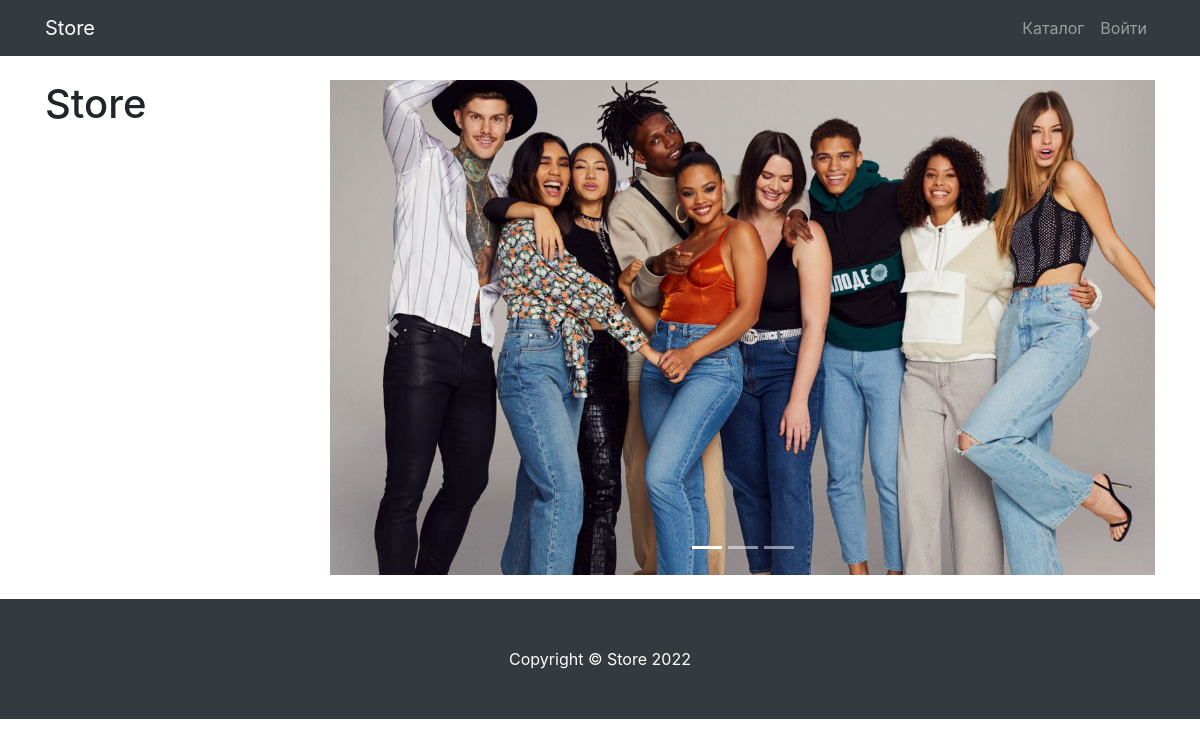
/products/, run on an earlier commit of the app's database.
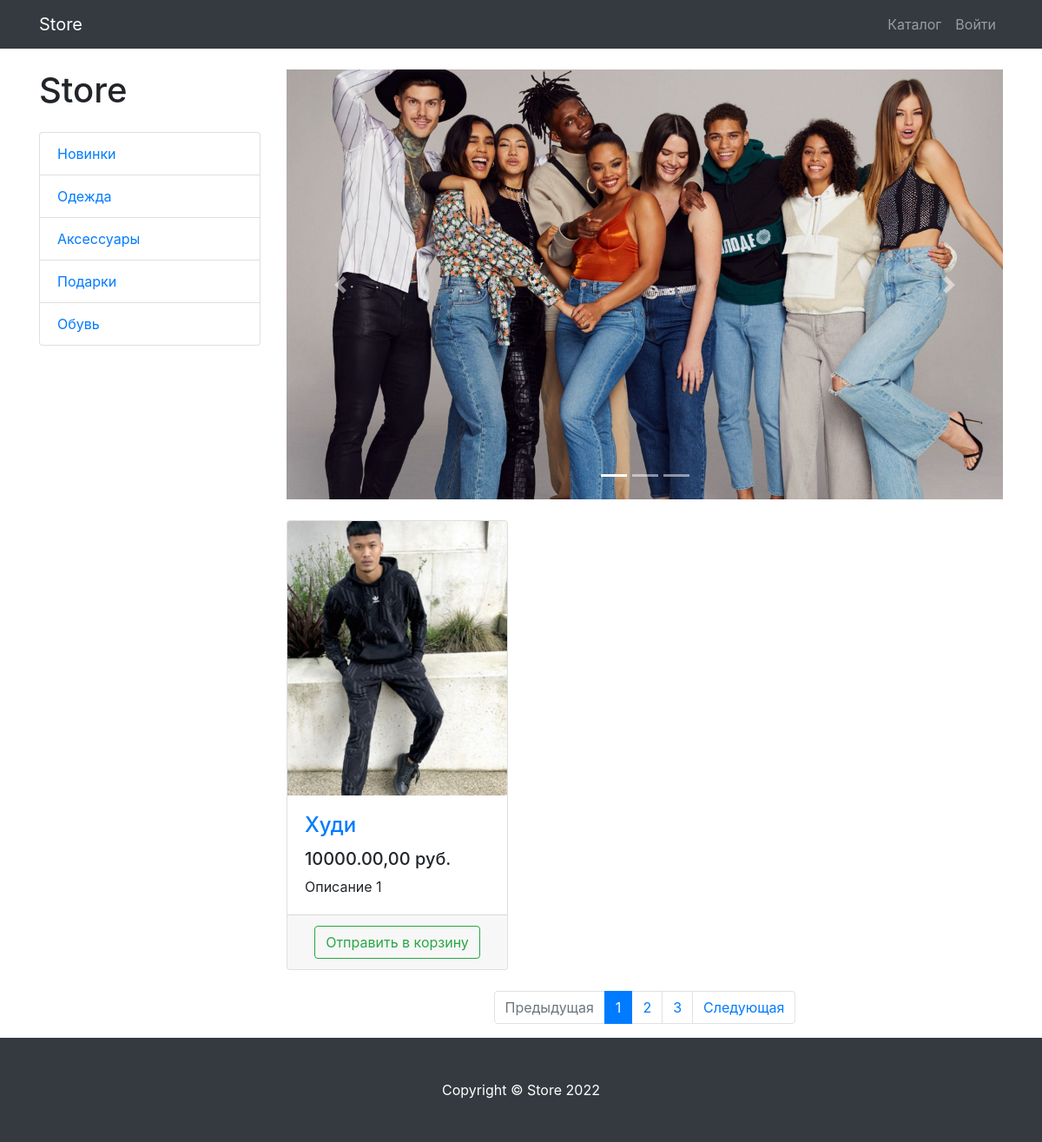
And on a later commit of the database.
### products/models.py (models this page shows, shortened)
class ProductCategory(models.Model):
    name = models.CharField(max_length=128, unique=True)
    description = models.TextField(null=True, blank=True)
    class Meta:
        verbose_name = "category"
        verbose_name_plural = "categories"

class Product(models.Model):
    name = models.CharField(max_length=256)
    description = models.TextField()
    price = models.DecimalField(max_digits=10, decimal_places=2)
    quantity = models.PositiveIntegerField(default=0)
    image = models.ImageField(upload_to='products_images')
    category = models.ForeignKey(to=ProductCategory, on_delete=models.CASCADE)
    class Meta:
        verbose_name = "product"
        verbose_name_plural = "products"

### products/views.py (the view)
# urls.py: path('', ProductsListView.as_view(), name='index'),
class ProductsListView(TitleMixin, ListView):
    model = Product
    context_object_name = 'products'
    template_name = 'products/products.html'
    paginate_by = 1
    title = 'Store - Каталог'
    def get_queryset(self):
        queryset = super().get_queryset()
        category_id = self.kwargs.get('category_id')
        return queryset.filter(category_id=category_id) if category_id else queryset
    def get_context_data(self, *, object_list=None, **kwargs):
        context = super().get_context_data()
        context['categories'] = ProductCategory.objects.all()
        return context

### common/views.py (called while the page is built)
    def get_context_data(self, **kwargs):
        context = super().get_context_data(**kwargs)
        context['title'] = self.title
        return context

### products/context_processors.py (called while the page is built)
def baskets(request):
    user = request.user
    return {'baskets': Basket.objects.filter(user=user) if user.is_authenticated else []}

### products/templates/products/products.html (shortened to what this page needs)
{% extends 'products/base.html' %}
{% load static %}
{% block css %}
    <link href="{% static 'vendor/css/products.css' %}" rel="stylesheet">
{% endblock %}
{% block logo_link %}
    <a class="navbar-brand" href="{% url 'index' %}">Store</a>
{% endblock %}
{% block content %}
    <div class="container">
        <div class="row">
            <div class="col-lg-3">
                <h1 class="my-4">Store</h1>
                <div class="list-group">
                    {% for category in categories %}
                        <a href="{% url 'products:category' category.id %}" class="list-group-item">
                            {{ category.name }}
                        </a>
                    {% endfor %}
                </div>
            </div>
            <div class="col-lg-9">
                <div id="carouselExampleIndicators" class="carousel slide my-4" data-ride="carousel">
                    <ol class="carousel-indicators">
                        <li data-target="#carouselExampleIndicators" data-slide-to="0" class="active"></li>
                        <li data-target="#carouselExampleIndicators" data-slide-to="1"></li>
                        <li data-target="#carouselExampleIndicators" data-slide-to="2"></li>
                    </ol>
                    <div class="carousel-inner" role="listbox">
                        <div class="carousel-item active">
                            <img class="d-block img-fluid" src="/static/vendor/img/slides/slide-1.jpg"
                                 alt="First slide">
                        </div>
                    </div>
                    <a class="carousel-control-prev" href="#carouselExampleIndicators" role="button" data-slide="prev">
                        <span class="carousel-control-prev-icon" aria-hidden="true"></span>
                    </a>
                    <a class="carousel-control-next" href="#carouselExampleIndicators" role="button" data-slide="next">
                        <span class="carousel-control-next-icon" aria-hidden="true"></span>
                    </a>
                </div>
                <div class="row">
                    {% for product in products %}
                        <div class="col-lg-4 col-md-6 mb-4">
                            <div class="card h-100">
                                <a href="#">
                                    <img class="card-img-top"
                                         src="{{ product.image.url }}"
                                         alt="">
                                </a>
                                <div class="card-body">
                                    <h4 class="card-title">
                                        <a href="#">{{ product.name }}</a>
                                    </h4>
                                    <h5>{{ product.price }},00 руб.</h5>
                                    <p class="card-text">{{ product.description }}</p>
                                </div>
                                <div class="card-footer text-center">
                                    <a href="{% url 'products:basket_add' product.id %}"
                                       class="btn btn-outline-success">Отправить в корзину</a>
                                </div>
                            </div>
                        </div>
                    {% endfor %}
                </div>
                {% if is_paginated %}
                    <nav aria-label="Page navigation example">
                        <ul class="pagination justify-content-center">
                            <li class="page-item {% if not page_obj.has_previous %} disabled {% endif %}">
                                <a class="page-link"
                                   href="{% if page_obj.has_previous %} ?page={{ page_obj.previous_page_number }} {% else %} # {% endif %}"
                                   tabindex="-1" aria-disabled="true">
                                    Предыдущая
                                </a>
                            </li>
                            {% for page in page_obj.paginator.page_range %}
                                <li class="page-item
                            {% if page == page_obj.number %}
                                active
                            {% endif %}
                            ">
                                    <a class="page-link" href="?page={{ page }}">{{ page }}</a>
                                </li>
                            {% endfor %}
                            <li class="page-item {% if not page_obj.has_next %} disabled {% endif %}">
                                <a class="page-link"
                                   href="{% if page_obj.has_next %} ?page={{ page_obj.next_page_number }} {% else %} # {% endif %}">
                                    Следующая
                                </a>
                            </li>
                        </ul>
                    </nav>
                {% endif %}
            </div>
        </div>
    </div>
{% endblock %}
{% block footer %}
    <footer class="py-5 bg-dark">
        <div class="container">
            <p class="m-0 text-center text-white">Copyright &copy; Store 2022</p>
        </div>
    </footer>
{% endblock %}

### products/templates/products/base.html (shortened to what this page needs)
{% load static %}
<!DOCTYPE html>
<html lang="en">
<head>
    <link href="{% static 'vendor/bootstrap/css/bootstrap.min.css' %}" rel="stylesheet">
    {% block css %} {% endblock %}
</head>
<body>
<nav class="navbar navbar-expand-lg navbar-dark bg-dark fixed-top">
    <div class="container">
        {% block logo_link %} {% endblock %}
        <div class="collapse navbar-collapse" id="navbarResponsive">
            <ul class="navbar-nav ml-auto">
                <li class="nav-item">
                    <a class="nav-link" href="{% url 'products:index' %}">Каталог
                    </a>
                </li>
                {% if user.is_authenticated %}
                    <li class="nav-item dropdown">
                        <a class="nav-link dropdown-toggle" href="#" id="navbarDropdown" role="button"
                           data-bs-toggle="dropdown" aria-expanded="false">
                            <i class="fas fa-user-circle"></i>
                        </a>
                        <ul class="dropdown-menu" aria-labelledby="navbarDropdown">
                            <li>
                                <a class="dropdown-item" href="{% url 'users:profile' user.id %}">Профиль</a>
                            </li>
                            <li><a class="dropdown-item" href="orders/orders.html">Заказы</a></li>
                            {% if user.is_superuser or user.is_staff %}
                                <li>
                                    <a class="dropdown-item" href="{% url 'admin:index' %}">
                                        Админ-панель
                                    </a>
                                </li>
                            {% endif %}
                            <li>
                                <hr class="dropdown-divider">
                            </li>
                            <li>
                                <a class="dropdown-item" href="{% url 'users:logout' %}">
                                    Выйти
                                </a>
                            </li>
                        </ul>
                    </li>
                {% else %}
                    <li class="nav-item">
                        <a class="nav-link" href="{% url 'users:login' %}">Войти </a>
                    </li>
                {% endif %}
            </ul>
        </div>
    </div>
</nav>
{% block content %} {% endblock %}
{% block footer %} {% endblock %}
</body>
</html>

What changed in the data, as far as the page shows it:
added ProductCategory: name "Новинки"
added ProductCategory: name "Одежда"
added ProductCategory: name "Аксессуары"
added ProductCategory: name "Подарки"
added ProductCategory: name "Обувь"
added Product: image (picture), name "Худи", price "10000.00", description "Описание 1"
Also different on the page:
text now shown: "Предыдущая Следующая"
new list line: "1"
new list line: "2"
new list line: "3"
